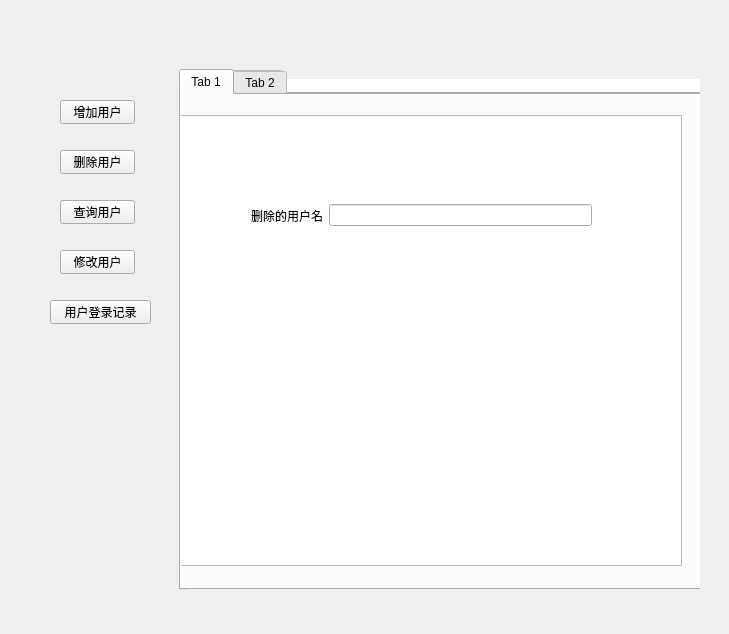
<?xml version="1.0" encoding="UTF-8"?>
<ui version="4.0">
 <class>Form</class>
 <widget class="QWidget" name="Form">
  <property name="geometry">
   <rect>
    <x>0</x>
    <y>0</y>
    <width>729</width>
    <height>634</height>
   </rect>
  </property>
  <property name="windowTitle">
   <string>Form</string>
  </property>
  <widget class="QWidget" name="widget" native="true">
   <property name="geometry">
    <rect>
     <x>179</x>
     <y>69</y>
     <width>521</width>
     <height>521</height>
    </rect>
   </property>
   <widget class="QTabWidget" name="tabWidget">
    <property name="geometry">
     <rect>
      <x>-4</x>
      <y>-1</y>
      <width>531</width>
      <height>521</height>
     </rect>
    </property>
    <property name="currentIndex">
     <number>0</number>
    </property>
    <widget class="QWidget" name="tab">
     <attribute name="title">
      <string>Tab 1</string>
     </attribute>
     <widget class="QWidget" name="layoutWidget">
      <property name="geometry">
       <rect>
        <x>70</x>
        <y>80</y>
        <width>331</width>
        <height>61</height>
       </rect>
      </property>
      <layout class="QGridLayout" name="gridLayout">
       <item row="0" column="0">
        <widget class="QLabel" name="label">
         <property name="text">
          <string>增加用户名</string>
         </property>
        </widget>
       </item>
       <item row="0" column="1">
        <widget class="QLineEdit" name="lineEdit"/>
       </item>
       <item row="1" column="0">
        <widget class="QLabel" name="label_2">
         <property name="text">
          <string>增加用户名密码</string>
         </property>
        </widget>
       </item>
       <item row="1" column="1">
        <widget class="QLineEdit" name="lineEdit_2"/>
       </item>
      </layout>
     </widget>
    </widget>
    <widget class="QWidget" name="tab_2">
     <attribute name="title">
      <string>Tab 2</string>
     </attribute>
    </widget>
   </widget>
   <widget class="QTabWidget" name="tabWidget_2">
    <property name="geometry">
     <rect>
      <x>0</x>
      <y>0</y>
      <width>531</width>
      <height>521</height>
     </rect>
    </property>
    <property name="currentIndex">
     <number>0</number>
    </property>
    <widget class="QWidget" name="tab_3">
     <attribute name="title">
      <string>Tab 1</string>
     </attribute>
     <widget class="QTableWidget" name="tableWidget">
      <property name="geometry">
       <rect>
        <x>-20</x>
        <y>20</y>
        <width>521</width>
        <height>451</height>
       </rect>
      </property>
     </widget>
     <widget class="QWidget" name="layoutWidget">
      <property name="geometry">
       <rect>
        <x>70</x>
        <y>90</y>
        <width>341</width>
        <height>61</height>
       </rect>
      </property>
      <layout class="QHBoxLayout" name="horizontalLayout">
       <item>
        <widget class="QLabel" name="label_3">
         <property name="text">
          <string>删除的用户名</string>
         </property>
        </widget>
       </item>
       <item>
        <widget class="QLineEdit" name="lineEdit_3"/>
       </item>
      </layout>
     </widget>
    </widget>
    <widget class="QWidget" name="tab_4">
     <attribute name="title">
      <string>Tab 2</string>
     </attribute>
    </widget>
   </widget>
   <widget class="QWidget" name="widget_3" native="true">
    <property name="geometry">
     <rect>
      <x>10</x>
      <y>10</y>
      <width>521</width>
      <height>521</height>
     </rect>
    </property>
    <property name="styleSheet">
     <string notr="true">background-color: rgb(255, 255, 255);</string>
    </property>
    <widget class="QWidget" name="layoutWidget">
     <property name="geometry">
      <rect>
       <x>80</x>
       <y>50</y>
       <width>311</width>
       <height>27</height>
      </rect>
     </property>
     <layout class="QHBoxLayout" name="horizontalLayout_2">
      <item>
       <widget class="QLabel" name="label_4">
        <property name="text">
         <string>查询的用户名</string>
        </property>
       </widget>
      </item>
      <item>
       <widget class="QLineEdit" name="lineEdit_4"/>
      </item>
     </layout>
    </widget>
   </widget>
   <widget class="QWidget" name="widget_5" native="true">
    <property name="geometry">
     <rect>
      <x>10</x>
      <y>10</y>
      <width>521</width>
      <height>521</height>
     </rect>
    </property>
    <property name="styleSheet">
     <string notr="true">background-color: rgb(255, 255, 255);</string>
    </property>
    <widget class="QPushButton" name="pushButton_7">
     <property name="geometry">
      <rect>
       <x>20</x>
       <y>20</y>
       <width>75</width>
       <height>24</height>
      </rect>
     </property>
     <property name="text">
      <string>刷新</string>
     </property>
    </widget>
    <widget class="QTableView" name="tableView">
     <property name="geometry">
      <rect>
       <x>30</x>
       <y>90</y>
       <width>451</width>
       <height>391</height>
      </rect>
     </property>
    </widget>
   </widget>
   <zorder>widget_5</zorder>
   <zorder>widget_3</zorder>
   <zorder>tabWidget</zorder>
   <zorder>tabWidget_2</zorder>
  </widget>
  <widget class="QWidget" name="widget_2" native="true">
   <property name="geometry">
    <rect>
     <x>30</x>
     <y>70</y>
     <width>151</width>
     <height>521</height>
    </rect>
   </property>
   <widget class="QPushButton" name="pushButton">
    <property name="geometry">
     <rect>
      <x>30</x>
      <y>30</y>
      <width>75</width>
      <height>24</height>
     </rect>
    </property>
    <property name="text">
     <string>增加用户</string>
    </property>
   </widget>
   <widget class="QPushButton" name="pushButton_2">
    <property name="geometry">
     <rect>
      <x>30</x>
      <y>80</y>
      <width>75</width>
      <height>24</height>
     </rect>
    </property>
    <property name="text">
     <string>删除用户</string>
    </property>
   </widget>
   <widget class="QPushButton" name="pushButton_3">
    <property name="geometry">
     <rect>
      <x>30</x>
      <y>130</y>
      <width>75</width>
      <height>24</height>
     </rect>
    </property>
    <property name="text">
     <string>查询用户</string>
    </property>
   </widget>
   <widget class="QPushButton" name="pushButton_4">
    <property name="geometry">
     <rect>
      <x>30</x>
      <y>180</y>
      <width>75</width>
      <height>24</height>
     </rect>
    </property>
    <property name="text">
     <string>修改用户</string>
    </property>
   </widget>
   <widget class="QPushButton" name="pushButton_5">
    <property name="geometry">
     <rect>
      <x>20</x>
      <y>230</y>
      <width>101</width>
      <height>24</height>
     </rect>
    </property>
    <property name="text">
     <string>用户登录记录</string>
    </property>
   </widget>
  </widget>
 </widget>
 <resources/>
 <connections/>
</ui>
